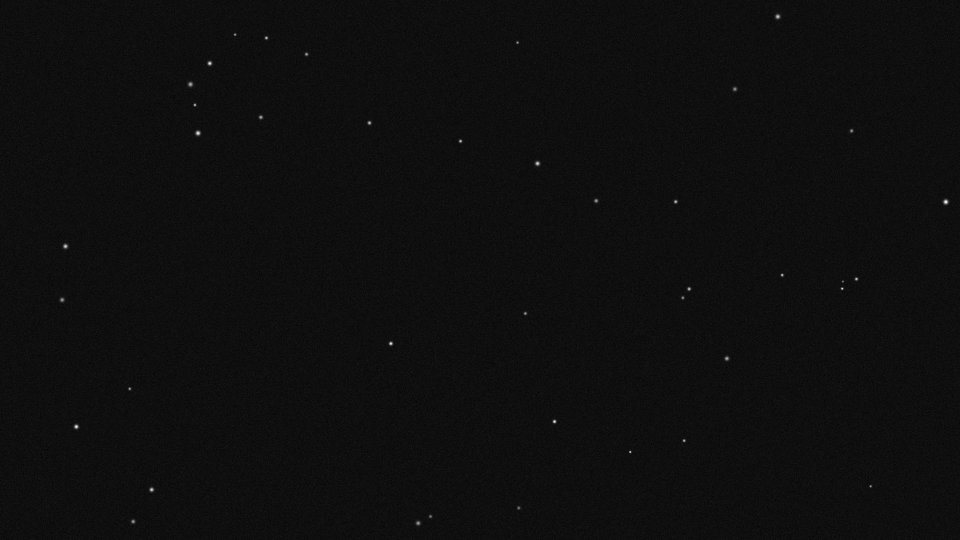
#> input picture star_tracker_prototype/starfield_preview.png, 1920 x 1080 px (shown at 1/2 size)
$ python verify_centroids.py
#> lines starting #> are read from the running program, lines starting #| are printed output that depends on the picture; after the words box and inside, x2 and y2 are one past the last pixel; in counts of white or black regions, pixels touching at a corner belong together
"""
Star Tracker - Centroid Dogrulama ve Gorsellestirme
===================================================
UART'tan gelen centroid sonuclarini ground truth ile karsilastirir.

Kullanim:
    1) FPGA'dan UART sonuclarini bir dosyaya kaydet:
       python -m serial.tools.miniterm COM3 115200 > uart_output.txt
       (veya kontrol panelinden kopyala)

    2) Bu script'i calistir:
       python verify_centroids.py

    3) Veya dogrudan COM portunu dinle:
       python verify_centroids.py --live COM3
"""

import csv
import sys
import math
import numpy as np
from PIL import Image, ImageDraw, ImageFont

def load_ground_truth(path='ground_truth.csv'):
    """Ground truth yildiz konumlarini yukle."""
    stars = []
    with open(path, 'r') as f:
        reader = csv.DictReader(f)
        for row in reader:
            stars.append({
                'id': int(row['star_id']),
                'x': float(row['x_center']),
                'y': float(row['y_center']),
                'brightness': float(row['brightness']),
                'sigma': float(row['sigma'])
            })
    return stars

# [28 lines left out: function parse_uart_output, not called in this run]

def match_stars(ground_truth, detected, max_distance=5.0):
    """Ground truth ve tespit edilen yildizlari eslesir (en yakin komsu)."""
    matches = []
    unmatched_gt = list(range(len(ground_truth)))
    unmatched_det = list(range(len(detected)))

    for gi, gt in enumerate(ground_truth):
        best_dist = float('inf')
        best_di = -1

        for di in unmatched_det:
            det = detected[di]
            dist = math.sqrt((gt['x'] - det['x'])**2 + (gt['y'] - det['y'])**2)
            if dist < best_dist:
                best_dist = dist
                best_di = di

        if best_di >= 0 and best_dist < max_distance:
            matches.append({
                'gt_id': gi,
                'det_id': best_di,
                'gt_x': gt['x'],
                'gt_y': gt['y'],
                'det_x': detected[best_di]['x'],
                'det_y': detected[best_di]['y'],
                'error': best_dist
            })
            unmatched_det.remove(best_di)
            unmatched_gt.remove(gi)

    return matches, unmatched_gt, unmatched_det

def create_comparison_image(ground_truth, detected, matches, unmatched_gt, unmatched_det):
    """Karsilastirma gorseli olustur."""
    # Arka plan olarak starfield kulllan
    try:
        bg = Image.open('starfield_preview.png').convert('RGB')
    except FileNotFoundError:
        bg = Image.new('RGB', (640, 480), (10, 10, 30))

    draw = ImageDraw.Draw(bg)

    # Eslesen yildizlar: yesil daire (ground truth) + kirmizi x (detected)
    for m in matches:
        # Ground truth: yesil daire
        r = 10
        draw.ellipse([m['gt_x']-r, m['gt_y']-r, m['gt_x']+r, m['gt_y']+r],
                     outline='lime', width=2)
        # Detected: kirmizi artI
        r2 = 6
        draw.line([m['det_x']-r2, m['det_y'], m['det_x']+r2, m['det_y']],
                  fill='red', width=2)
        draw.line([m['det_x'], m['det_y']-r2, m['det_x'], m['det_y']+r2],
                  fill='red', width=2)
        # Hata cizgisi
        draw.line([m['gt_x'], m['gt_y'], m['det_x'], m['det_y']],
                  fill='yellow', width=1)

    # Eslesmemis ground truth: mavi daire
    for gi in unmatched_gt:
        gt = ground_truth[gi]
        r = 12
        draw.ellipse([gt['x']-r, gt['y']-r, gt['x']+r, gt['y']+r],
                     outline='blue', width=2)

    # Eslesmemis detected: turuncu kare
    for di in unmatched_det:
        det = detected[di]
        r = 8
        draw.rectangle([det['x']-r, det['y']-r, det['x']+r, det['y']+r],
                       outline='orange', width=2)

    # Lejant
    draw.text((10, 10), "Yesil: Ground Truth", fill='lime')
    draw.text((10, 25), "Kirmizi +: FPGA Detected", fill='red')
    draw.text((10, 40), "Sari cizgi: Hata vektoru", fill='yellow')
    draw.text((10, 55), "Mavi: Kacirilmis (missed)", fill='blue')
    draw.text((10, 70), "Turuncu: Fazla tespit (false +)", fill='orange')

    bg.save('centroid_comparison.png')
    print(f"Karsilastirma gorseli: centroid_comparison.png")
    return bg

def print_report(ground_truth, detected, matches, unmatched_gt, unmatched_det):
    """Dogrulama raporu yazdir."""
    print("\n" + "=" * 60)
    print("STAR TRACKER CENTROID DOGRULAMA RAPORU")
    print("=" * 60)
    print(f"Ground Truth yildiz sayisi : {len(ground_truth)}")
    print(f"FPGA tespit edilen sayisi  : {len(detected)}")
    print(f"Basarili esleme            : {len(matches)}")
    print(f"Kacirilmis (missed)        : {len(unmatched_gt)}")
    print(f"Fazla tespit (false pos.)  : {len(unmatched_det)}")
    print()

    if matches:
        errors = [m['error'] for m in matches]
        print(f"Centroid Hata Istatistikleri:")
        print(f"  Ortalama hata : {np.mean(errors):.3f} piksel")
        print(f"  Medyan hata   : {np.median(errors):.3f} piksel")
        print(f"  Max hata      : {np.max(errors):.3f} piksel")
        print(f"  Min hata      : {np.min(errors):.3f} piksel")
        print(f"  Std            : {np.std(errors):.3f} piksel")
        print()

        print(f"{'GT_ID':>5} {'GT_X':>8} {'GT_Y':>8} {'DET_X':>8} {'DET_Y':>8} {'HATA':>8}")
        print("-" * 50)
        for m in sorted(matches, key=lambda x: x['error'], reverse=True):
            print(f"{m['gt_id']:>5} {m['gt_x']:>8.2f} {m['gt_y']:>8.2f} "
                  f"{m['det_x']:>8.2f} {m['det_y']:>8.2f} {m['error']:>8.3f}")

    # Basari orani
    if len(ground_truth) > 0:
        recall = len(matches) / len(ground_truth) * 100
        print(f"\nRecall (tespit orani): {recall:.1f}%")
    if len(detected) > 0:
        precision = len(matches) / len(detected) * 100
        print(f"Precision (dogruluk) : {precision:.1f}%")

    print("=" * 60)

# [39 lines left out: functions run_live, run_from_file, not called in this run]

def run_simulation():
    """FPGA olmadan Python'da centroid algoritmasi simule et (test amacli)."""
    print("=== SIMULASYON MODU (FPGA olmadan test) ===\n")

    # Goruntu yukle
    try:
        img = np.array(Image.open('starfield_preview.png'))
#> img is the input picture: shape (1080, 1920); min 0, max 255, mean 14.6
    except FileNotFoundError:
        print("Hata: Once generate_starfield.py calistirin!")
        return

    THRESHOLD = 50
    height, width = img.shape[:2]
#> height = 1080; width = 1920

    # Ayni algortimayi Python'da calistir (MicroBlaze C kodunun esdegeri)
    visited = np.zeros((height, width), dtype=bool)
    detected = []

    for row in range(height):
        for col in range(width):
            if img[row, col] > THRESHOLD and not visited[row, col]:
                # Flood fill
                stack = [(col, row)]
                visited[row, col] = True
                sum_x, sum_y, sum_w = 0.0, 0.0, 0.0
                count = 0
                peak = 0

                while stack:
                    cx, cy = stack.pop()
                    val = int(img[cy, cx])
                    weight = val - THRESHOLD
                    sum_x += cx * weight
                    sum_y += cy * weight
                    sum_w += weight
                    count += 1
                    if val > peak:
                        peak = val

                    for dy in range(-1, 2):
                        for dx in range(-1, 2):
                            if dx == 0 and dy == 0:
                                continue
                            nx, ny = cx + dx, cy + dy
                            if 0 <= nx < width and 0 <= ny < height:
                                if not visited[ny, nx] and img[ny, nx] > THRESHOLD:
                                    visited[ny, nx] = True
                                    stack.append((nx, ny))

                if 3 <= count <= 500 and sum_w > 0:
                    detected.append({
                        'id': len(detected),
                        'x': sum_x / sum_w,
                        'y': sum_y / sum_w,
                        'brightness': sum_w,
                        'pixels': count,
                        'peak': peak
                    })
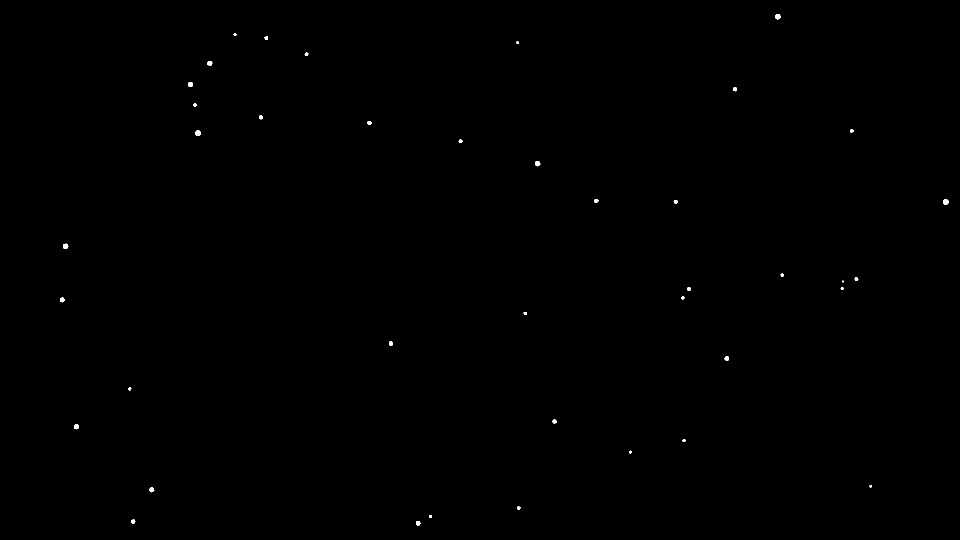
#> visited: shape (1080, 1920) bool (shown at 1/2 size); 0.1% white; 40 white regions (1 under 20 px), largest, box (x1, y1, x2, y2) and area: (1886, 398, 1898, 410) 103, (390, 261, 402, 272) 102, (1550, 28, 1561, 39) 93
#> after the loop, detected = 40 items

    print(f"Simule edilen tespit: {len(detected)} yildiz\n")
#| Simule edilen tespit: 40 yildiz

    # Ground truth ile karsilastir
    ground_truth = load_ground_truth()
#> (reads star_tracker_prototype/ground_truth.csv from the repository)
    matches, ugt, udet = match_stars(ground_truth, detected)
#> in match_stars, `unmatched_det = list(range(len(detected)))`: unmatched_det = 40 values from 0 to 39
#> after the loop in match_stars, `for gi, gt in enumerate(ground_truth):`: matches = 40 items; unmatched_det = []
#> matches = 40 items; ugt = []; udet = []
    print_report(ground_truth, detected, matches, ugt, udet)
#| Ground Truth yildiz sayisi : 40
#| FPGA tespit edilen sayisi  : 40
#| Basarili esleme            : 40
#| Kacirilmis (missed)        : 0
#| Fazla tespit (false pos.)  : 0
#> in print_report, `errors = [m['error'] for m in matches]`: errors = 40 values, max 0.0765 at index 0, min 0.00747 at index 30, mean 0.0326
#|   Ortalama hata : 0.033 piksel
#|   Medyan hata   : 0.029 piksel
#|   Max hata      : 0.077 piksel
#|   Min hata      : 0.007 piksel
#|   Std            : 0.018 piksel
#> the loop in print_report, `for m in sorted(matches, key=lambda x: x['error'], reverse=True):` made 40 passes
#|     0  1702.80   261.31  1702.84   261.24    0.077
#|    29   123.85   599.37   123.82   599.31    0.064
#|    25   532.35    75.42   532.37    75.48    0.062
#|    11  1469.39   177.72  1469.39   177.78    0.061
#|     1  1191.98   401.16  1191.92   401.15    0.059
#|    21   380.50   168.19   380.55   168.21    0.055
#|    36   265.89  1042.66   265.90  1042.71    0.055
#|    24   781.40   686.69   781.36   686.66    0.053
#> (further printed lines are left out)
#> in print_report, `recall = len(matches) / len(ground_truth) * 100`: recall = 100
#| Recall (tespit orani): 100.0%
#| Precision (dogruluk) : 100.0%
    create_comparison_image(ground_truth, detected, matches, ugt, udet)
#> the loop in create_comparison_image, `for m in matches:` made 40 passes
#> in create_comparison_image, `bg.save('centroid_comparison.png')`:
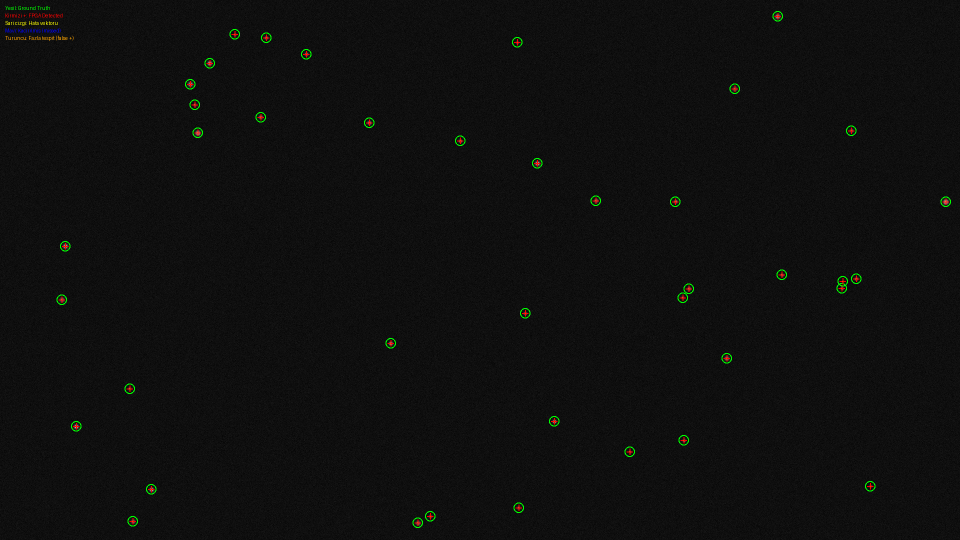
#> saved as centroid_comparison.png: PIL image 1920x1080 RGB (shown at 1/2 size); mean R, G, B 14.8, 15.2, 14.5

if __name__ == '__main__':
    if len(sys.argv) > 1:
        if sys.argv[1] == '--live':
            port = sys.argv[2] if len(sys.argv) > 2 else 'COM3'
            run_live(port)
        elif sys.argv[1] == '--sim':
            run_simulation()
        else:
            run_from_file(sys.argv[1])
    else:
        # Default: simulasyon modu
        run_simulation()
